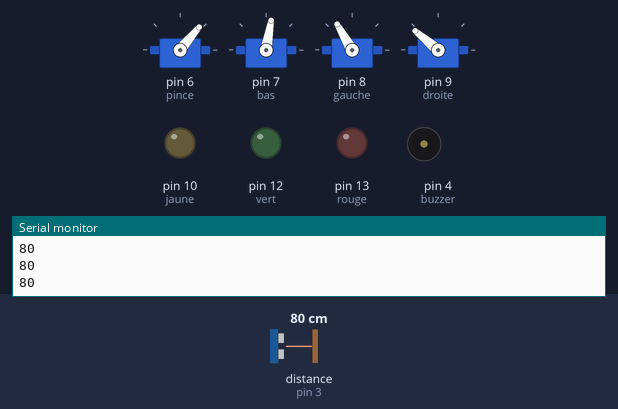
The sketch below on a simulated Arduino Uno, built with avr-gcc and run on an emulated ATmega328P. Parts: 4 × servo, output pins drawn as LEDs (lit = HIGH), buzzer (waves = sounding), the last lines printed to the serial monitor. The test bench sets the inputs (shaded band); at power-on: distance to the obstacle (sensor on pin 3) 80 cm. The echo pulse lasts 58.3 µs per cm; random numbers use the default seed unless the sketch sets one.

Above: at 1.2 s.
1.3 s: distance to the obstacle (sensor on pin 3) set to 11 cm
2.8 s: distance to the obstacle (sensor on pin 3) set to 8 cm
At 4.9 s:
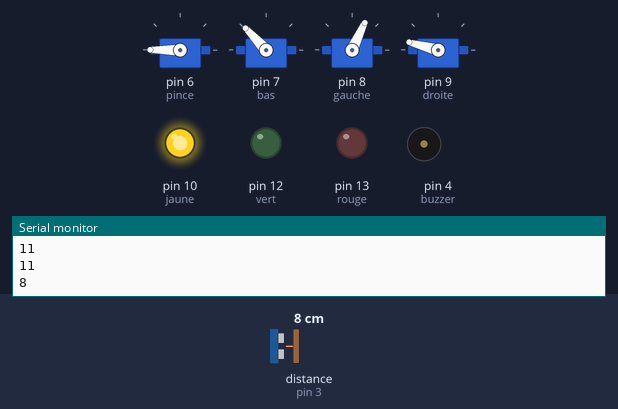
At 6.0 s:
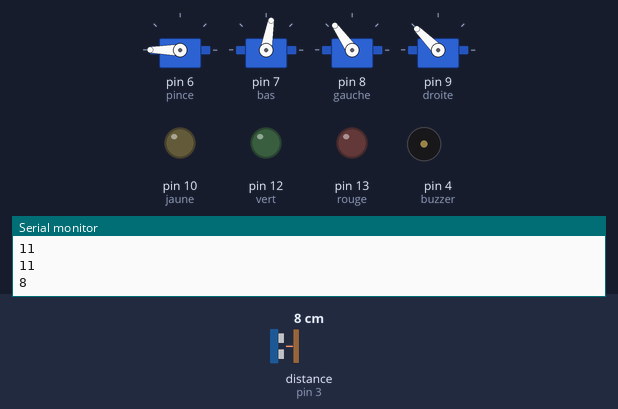
Timing chart, 0 to 26.1 s (numbered marks = the images above; inputs shaded):
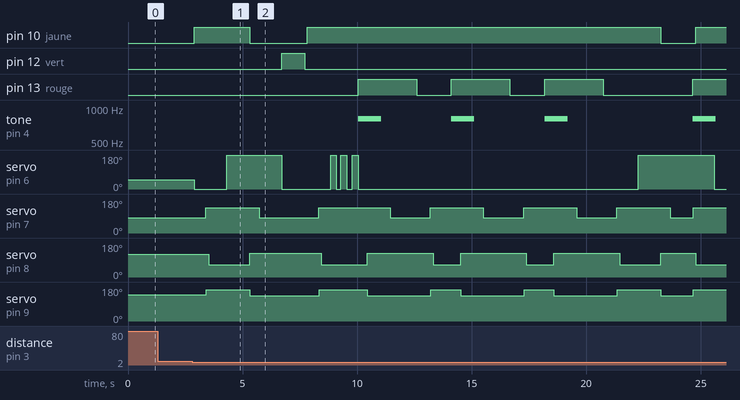

The sketch:

MultipleMouvement.ino
```cpp
/*
 * Ce code permet l'utilisation du bras robotique.
 * Avec différents mouvements qui permet que le bras ne fasse pas que ce que l'on veut
 *     :)
 *     Ce Montage inclus un module a Ultrasons (HC-SR04), qui detecte la presence du cube sur la surface.
 *
 *     Apercu du plateau : (le bras etand placé sur la gauche en haut.)
 *      __________________
 *     |                  |    X = surface ou doit etre posé le cube.
 *     |              X   |    G = position du gobelet.
 *     |                  |
 *     | G                |
 *     |__________________|
 *
 *
 *     Branchement du HC-SR04 :
 *     | HC-SR04              |   Arduino            |
 *     |----------------------|----------------------|
 *     | Trig                 |   Digital 2          |
 *     |----------------------|----------------------|
 *     | Echo                 |   Digital 3          |
 *     |----------------------|----------------------|
 *     | Vcc                  |   5V                 |
 *     |----------------------|----------------------|
 *     | Gnd                  |   Masse(-)           |
 *     |----------------------|----------------------|
 *
 *
 *     Branchement des Servos aux broches Digital de l'Arduino :
 *     | Servos               |   Arduino            |
 *     |----------------------|----------------------|
 *     | Bas                  |   Digital 7          |
 *     |----------------------|----------------------|
 *     | Pince                |   Digital 6          |
 *     |----------------------|----------------------|
 *     | Gauche               |   Digital 8          |
 *     |----------------------|----------------------|
 *     | Droite               |   Digital 9          |
 *     |----------------------|----------------------|
 *
 *     Branchements des autres composants (LED + buzzer) :
 *     | Composants           |   Arduino            |
 *     |----------------------|----------------------|
 *     | Led Rouge            |   Digital 13         |
 *     |----------------------|----------------------|
 *     | Led verte            |   Digital 12         |
 *     |----------------------|----------------------|
 *     | Led jaune            |   Digital 10         |
 *     |----------------------|----------------------|
 *     | Buzzer               |   Digital 4          |
 *     |----------------------|----------------------|
 *
 */


#include<Servo.h>           //Librairie "Servo" premettant de faire bouger les servos.
#include<Ultrasonic.h>        //Librairie "Ultrasonic" permettant d'utiliser le module a Ultrasons.
//const int bouton = A1;   //broche analogique du bouton poussoir (pas activer pour ce code)
Ultrasonic ultrasonic(2, 3);     //broches de branchements du capteur a ultrasons.
int distance;                 //valeur "distance", correspond a la distance que calcule le capteur ultrasons.

//int valeur = 0;         //veleur du bouton, pas de bouton pour ce montage.
int reponse = 0;        //reponse pour le choix aléatoire des mouvements du bras.

int vert = 12;            //broche de la led verte, indique que le cube est dans le gobelet.
int rouge = 13;           //broche de la led rouge, indique que le bras n'a pas mis le cube dans le gobelet.
int jaune = 10;             //broche pour la led jaune, indique la presence du cube sur la surface.

char buzzer = 4;         //brche donné au buzzer      (fais un son grave quand le cube n'est pas dans le gobelet et fais un son aigu lorsequ'il est dans le gobelet.)

Servo pince;              //nom donné aux différents servos
Servo gauche;
Servo droite;
Servo bas;


void setup() {

    pince.attach(6);              //branchement des différents servos sur les broches de l'Arduino.
    bas.attach(7);
    gauche.attach(8);
    droite.attach(9);

    pinMode(vert, OUTPUT);        //type de sortie de la led verte, initialisée en "OUTPUT"
    pinMode(rouge, OUTPUT);       //type de sortie de la led rouge, initialisée en "OUTPUT"
    pinMode(jaune, OUTPUT);       //type de sortie de la led jaune, initialisée en "OUTPUT"

Serial.begin(9600);

//pinMode(bouton, INPUT_PULLUP);        //bouton branché sur la résistance inclus sur la carte arduino pas le cas sur ce montage.

}

void loop() {

    distance=ultrasonic.read();        //initialise la valeur "distance"
    Serial.println(distance);       //ecris cette valeur dans le Serial Monitor.

    if(distance<10) {             //si le capteur ultrasons detecte la presence du cube.

         reponse = random(5);      //initialise la valeur "reponse" qui correspond au mouvements aléatoires du bras.
         switch(reponse) {

        case 0:
    digitalWrite(jaune, HIGH);     //allume la led jaune pour signaler le presence du cube sur la surface
    pince.write(0);   //prend le cube pour le remettre a sa place initiale :)
    delay(500);
    bas.write(133);
    delay(20);
    droite.write(165);
    delay(100);
    gauche.write(65);
    delay(800);
    pince.write(180);
    delay(1000);
    digitalWrite(jaune, LOW);         //eteind la led jaune pour dire que le cube n'est pas sur la surface
    gauche.write(125);
    droite.write(135);
    delay(400);
    bas.write(80);
    pince.write(180);
    delay(1000);
    tone(buzzer, 800, 1000);
    digitalWrite(rouge, HIGH);
    bas.write(133);
    delay(20);
    droite.write(165);
    delay(100);
    gauche.write(65);
    digitalWrite(jaune, HIGH);     //allume la led en jaune pour signaler la presence du cube
    delay(800);
    pince.write(0);
    delay(1000);
    gauche.write(120);
    droite.write(140);
    delay(500);
    bas.write(80);
    pince.write(50);
    delay(500);
    digitalWrite(rouge, LOW);
    break;

            case 1:
      digitalWrite(jaune, HIGH);   //allume la led jaune pour signaler que le cube est sur la surface
      bas.write(133);               //fait non de gauche a droite
      gauche.write(120);
      droite.write(140);
      pince.write(50);
      tone(buzzer, 800, 1000);
      digitalWrite(rouge, HIGH);
      delay(400);
      bas.write(80);
      gauche.write(120);
      droite.write(140);
      pince.write(50);
      delay(400);
      bas.write(133);
      gauche.write(120);
      droite.write(140);
      pince.write(50);
      delay(400);
      digitalWrite(rouge, LOW);
        break;

        case 2:
        digitalWrite(jaune, HIGH);   //allume la led jaune pour signaler que le cube est sur la surface
        pince.write(0);   //mouvement basique = prendre cube et le mettre de le gobelet
        delay(500);
        bas.write(133);
        delay(20);
        droite.write(165);
        delay(100);
        gauche.write(65);
        delay(800);
        pince.write(180);
        delay(1000);
        gauche.write(125);
        droite.write(135);
        digitalWrite(jaune, LOW);     //eteind la led jaune pour dire que le cube n'est pas sur la surface
        delay(400);
        bas.write(80);
        pince.write(180);
        delay(1000);
        pince.write(0);
        digitalWrite(vert, HIGH);
        delay(1000);
        digitalWrite(vert, LOW);
      break;

      case 3:
    digitalWrite(jaune, HIGH);    //allume la led jaune pour signaler que le cube est sur la surface
    pince.write(0);   //fait semblant de prendre le cube alors que non
    delay(500);
    bas.write(133);
    delay(20);
    droite.write(165);
    delay(100);
    gauche.write(65);
    delay(800);
    tone(buzzer, 800, 1000);
    digitalWrite(rouge, HIGH);
    pince.write(0);
    delay(400);
    gauche.write(125);
    droite.write(135);
    delay(1000);
    bas.write(80);
    delay(150);
    pince.write(0);
    delay(1000);
    pince.write(0);
    digitalWrite(rouge, LOW);
    break;

    case 4:
    digitalWrite(jaune, HIGH);    //allume la led jaune pour signaler que le cube est sur la surface
    pince.write(0);   //faire semblant de prendre la cube alors que non, en ouvrant et fermant la pince plusieurs fois pour ensuite repartir en position gobelet sans le cube.
    delay(500);
    bas.write(133);
    delay(20);
    droite.write(165);
    delay(100);
    gauche.write(65);
    pince.write(0);               //ouvre et ferme la pince plusieurs fois pour apres repartir en position gobelet sans le cube.
    delay(400);
    pince.write(180);
    delay(250);
    pince.write(0);
    delay(200);
    pince.write(180);
    delay(250);
    pince.write(0);
    delay(250);
    pince.write(180);
    delay(250);
    pince.write(0);                //fin du mouvement de la pince.
    tone(buzzer, 800, 1000);
    digitalWrite(rouge, HIGH);
    pince.write(0);
    delay(400);
    gauche.write(125);
    droite.write(135);
    delay(1000);
    bas.write(80);
    delay(150);
    pince.write(0);
    delay(1000);
    pince.write(0);
    digitalWrite(rouge, LOW);
    break;


    }

    }else{
          bas.write(80);           //position initiale, lorseque le capteur ultrasons ne detecte pas la prescence du cube.
          gauche.write(120);
          droite.write(140);
          pince.write(50);

           digitalWrite(jaune, LOW);   //éteindre la led jaune, pour signaler que le cube n'est pas sur la surface.
          }

          delay(100);        //latence pour eviter de "saturer" l'Arduino.
        }
```

Measured:
- the behaviour switches between 10 and 9 cm on distance to the obstacle (sensor on pin 3) (found by bisection; images 0 and 1)
- after the input at 2.8 s, pin 10 (jaune): goes HIGH 2.4 s, LOW 2.5 s, HIGH 15.4 s, LOW 1.5 s, then HIGH, starting after 0.10 s; pin 12 (vert): LOW → HIGH after 3.9 s, → LOW 1.0 s later
